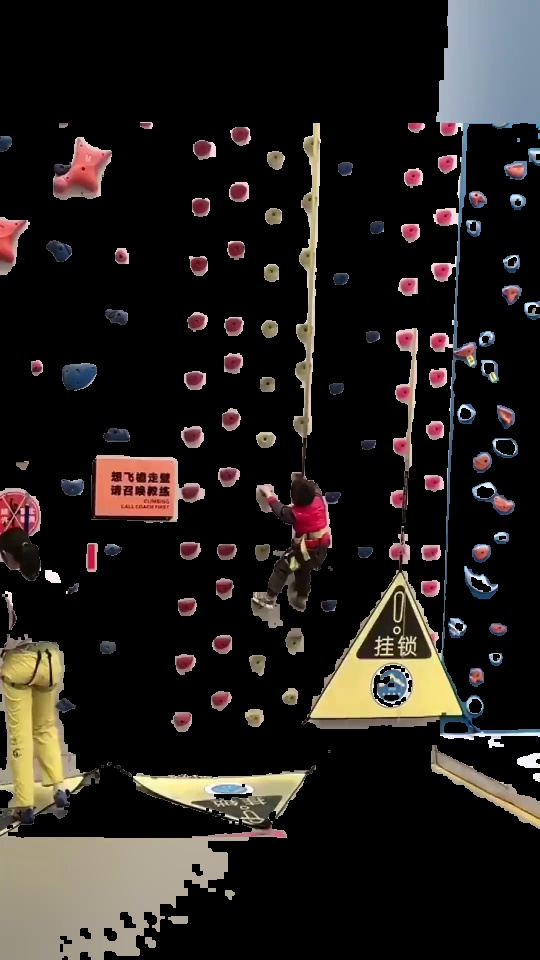
#> input picture BetaMove/rawImages/outPuForground.jpg, 540 x 960 px
$ python -i angle.py   (imports and definitions only)
#> lines starting #> are read from the running program, lines starting #| are printed output that depends on the picture; after the words box and inside, x2 and y2 are one past the last pixel; in counts of white or black regions, pixels touching at a corner belong together
"""Wall angle estimation utilities.

Approach:
1. Select a representative frame (low motion / early frame) supplied as path.
2. Detect climber / dynamic objects (optional mask) – caller may pass a binary mask.
3. Edge detection (Canny) and Hough line transform to find dominant wall lines.
4. Optionally incorporate hold centers (from YOLO detections) using PCA on their (x, y) to refine angle.
5. Return wall angle in degrees relative to the horizontal axis (0° = perfectly horizontal line; vertical wall ≈ 90°).

The returned payload includes a confidence score based on line count agreement.

NOTE: This is a heuristic first pass; later improvements can add lens distortion correction and RANSAC plane fitting.
"""

from __future__ import annotations

from dataclasses import dataclass
from pathlib import Path
from typing import Iterable, List, Optional, Sequence, Tuple

import cv2  # type: ignore
import numpy as np


@dataclass(slots=True)
class WallAngleResult:
    angle_degrees: float | None
    confidence: float
    method: str
    hough_lines: List[Tuple[Tuple[int, int], Tuple[int, int]]]
    pca_angle: float | None = None

    # [8 lines left out: function as_dict, not called in this run]


def _compute_angle_from_lines(lines: Sequence[Tuple[Tuple[int, int], Tuple[int, int]]]) -> float | None:
    if not lines:
        return None
    angles: List[float] = []
    for (x1, y1), (x2, y2) in lines:
        dx = x2 - x1
        dy = y2 - y1
        if abs(dx) < 1e-6 and abs(dy) < 1e-6:
            continue
        angle = float(np.degrees(np.arctan2(dy, dx)))
        # Normalize to [0, 180)
        if angle < 0:
            angle += 180.0
        angles.append(angle)
    if not angles:
        return None
    # Cluster around dominant mode: convert to radians and take circular mean.
    radians = np.radians(angles)
    sin_sum = float(np.sum(np.sin(radians)))
    cos_sum = float(np.sum(np.cos(radians)))
    mean = float(np.degrees(np.arctan2(sin_sum, cos_sum)))
    if mean < 0:
        mean += 180.0
    return mean


# [13 lines left out: function _pca_angle, not called in this run]


def estimate_wall_angle(
    image_path: Path | str,
    *,
    hold_centers: Optional[Iterable[Tuple[float, float]]] = None,
    mask: Optional[np.ndarray] = None,
    canny_threshold1: int = 50,
    canny_threshold2: int = 150,
    hough_threshold: int = 120,
    min_line_length: int = 60,
    max_line_gap: int = 10,
) -> WallAngleResult:
    """Estimate wall angle from an image.

    Parameters
    ----------
    image_path: Path | str
        Path to a representative frame image.
    hold_centers: Optional sequence of (x, y) coordinates (normalized or pixel). If provided,
        PCA over these points refines the angle.
    mask: Optional binary mask (same shape as image) to exclude climber or moving objects.

    Returns
    -------
    WallAngleResult
        Angle in degrees relative to horizontal (0° horizontal; 90° vertical wall).
    """
#> called with canny_threshold1 = 50, canny_threshold2 = 150, hough_threshold = 120, min_line_length = 60, max_line_gap = 10
    path = Path(image_path)
    image = cv2.imread(str(path))
#> image is the input picture: shape (960, 540, 3); mean B, G, R 28.9, 31.8, 36.4
    if image is None:
        return WallAngleResult(angle_degrees=None, confidence=0.0, method="load-error", hough_lines=[])

    gray = cv2.cvtColor(image, cv2.COLOR_BGR2GRAY)
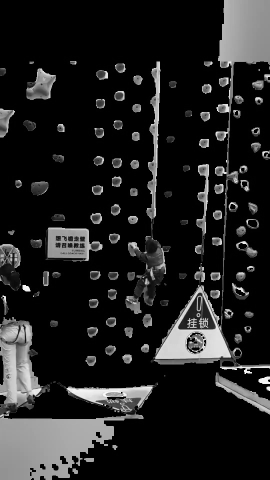
#> gray: shape (960, 540) (shown at 1/2 size); min 0, max 254, mean 32.9
    if mask is not None and mask.shape[:2] == gray.shape:
        gray = cv2.bitwise_and(gray, gray, mask=mask.astype(np.uint8))

    edges = cv2.Canny(gray, canny_threshold1, canny_threshold2, L2gradient=True)
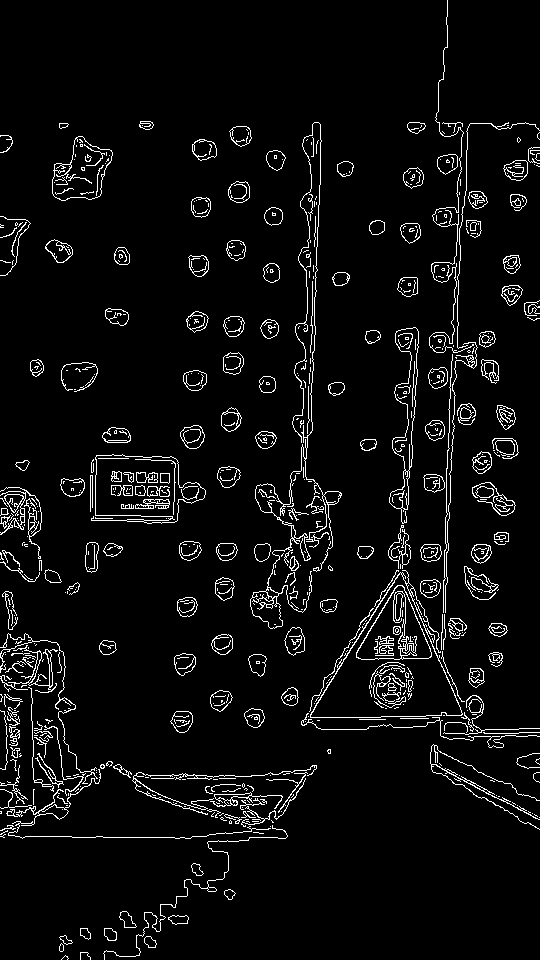
#> edges: shape (960, 540); 5.1% white in thin lines or dots
    lines_p = cv2.HoughLinesP(
        edges,
        rho=1,
        theta=np.pi / 180.0,
        threshold=hough_threshold,
        minLineLength=min_line_length,
        maxLineGap=max_line_gap,
    )
#> lines_p = 22 rows, first 6: [447, 468, 451, 361], [314, 308, 320, 175], [440, 652, 444, 567], [445, 597, 448, 505], [303, 725, 410, 554], [309, 383, 313, 265]

    normalized_lines: List[Tuple[Tuple[int, int], Tuple[int, int]]] = []
    if lines_p is not None:
        for line in lines_p:
            x1, y1, x2, y2 = line[0]
            normalized_lines.append(((int(x1), int(y1)), (int(x2), int(y2))))
#> this loop made 22 passes
#> after the loop, normalized_lines = 22 items

    hough_angle = _compute_angle_from_lines(normalized_lines)
#> the loop in _compute_angle_from_lines, `for (x1, y1), (x2, y2) in lines:` made 22 passes
#> (x1, y1, x2, y2, dx, dy, angle) on passes 1 to 8: (447, 468, 451, 361, 4, -107, 92.14), (314, 308, 320, 175, 6, -133, 92.58), (440, 652, 444, 567, 4, -85, 92.69), (445, 597, 448, 505, 3, -92, 91.87), (303, 725, 410, 554, 107, -171, 122), (309, 383, 313, 265, 4, -118, 91.94), (300, 471, 304, 381, 4, -90, 92.54), (398, 593, 409, 459, 11, -134, 94.69)
#> after the loop in _compute_angle_from_lines, `for (x1, y1), (x2, y2) in lines:`: angles = [92.14, 92.58, 92.69, 91.87, 122, 91.94, 92.54, 94.69, 179.3, 91.57, 94.99, 66.43, 0, 93.01, 90, 94.7, 93.26, 92.97, 89.14, 94.21, 178.1, 93.25]
#> in _compute_angle_from_lines, `radians = np.radians(angles)`: radians = 22 values, max 3.13 at index 8, min 0 at index 12, mean 1.68
#> in _compute_angle_from_lines, `sin_sum = float(np.sum(np.sin(radians)))`: sin_sum = 18.78
#> in _compute_angle_from_lines, `cos_sum = float(np.sum(np.cos(radians)))`: cos_sum = -1.92
#> in _compute_angle_from_lines, `mean = float(np.degrees(np.arctan2(sin_sum, cos_sum)))`: mean = 95.85
#> hough_angle = 95.85

    pca_angle_value: float | None = None
    if hold_centers:
        pts = np.array(list(hold_centers), dtype=float)
        # If normalized (0-1), scale to image size for consistency.
        if pts.max() <= 1.2:  # heuristic
            h, w = gray.shape[:2]
            pts[:, 0] *= w
            pts[:, 1] *= h
        pca_angle_value = _pca_angle(pts)

    final_angle: float | None
    method = "hough"
    if hough_angle is not None and pca_angle_value is not None:
        # Blend angles if close; else prefer Hough (structural) but lower confidence.
        diff = abs(hough_angle - pca_angle_value)
        if diff < 15.0:
            final_angle = float((hough_angle + pca_angle_value) / 2.0)
            method = "hough+pca"
            confidence = 0.9
        else:
            final_angle = hough_angle
            confidence = 0.6
    elif hough_angle is not None:
        final_angle = hough_angle
#> final_angle = 95.85
        confidence = 0.7 if len(normalized_lines) >= 5 else 0.5
#> confidence = 0.7
    else:
        final_angle = pca_angle_value
        confidence = 0.4 if pca_angle_value is not None else 0.0
        method = "pca" if pca_angle_value is not None else "none"

    return WallAngleResult(
        angle_degrees=final_angle,
        confidence=confidence,
        method=method,
        hough_lines=normalized_lines,
        pca_angle=pca_angle_value,
    )


# [108 lines left out: functions quaternion_to_euler, compute_wall_angle_from_imu, not called in this run]


__all__ = ["WallAngleResult", "estimate_wall_angle", "compute_wall_angle_from_imu", "quaternion_to_euler"]

>>> result = estimate_wall_angle('../../../BetaMove/rawImages/outPuForground.jpg')

$ run again, on BetaMove/rawImages/video01_2.mp4_frame_0000.jpg
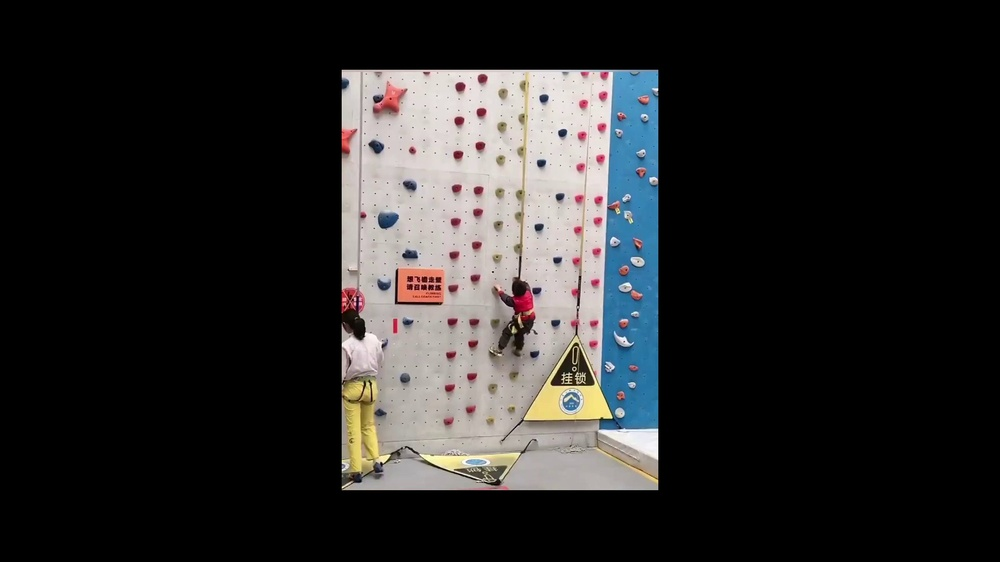
#> input picture BetaMove/rawImages/video01_2.mp4_frame_0000.jpg, 1000 x 562 px, shrunk from 1920 x 1080 before the run
#> in estimate_wall_angle, image is the input picture: shape (562, 1000, 3); mean B, G, R 39.8, 40, 40.7
#> in estimate_wall_angle, `gray = cv2.cvtColor(image, cv2.COLOR_BGR2GRAY)`:
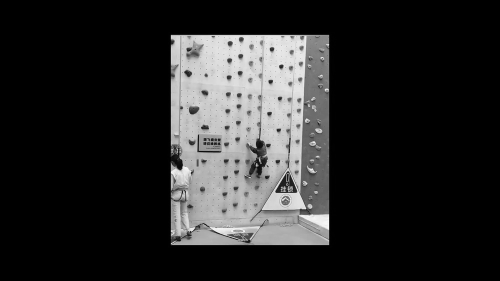
#> gray: shape (562, 1000) (shown at 1/2 size); min 0, max 255, mean 40.2
#> in estimate_wall_angle, `edges = cv2.Canny(gray, canny_threshold1, canny_threshold2, L2gradient..`:
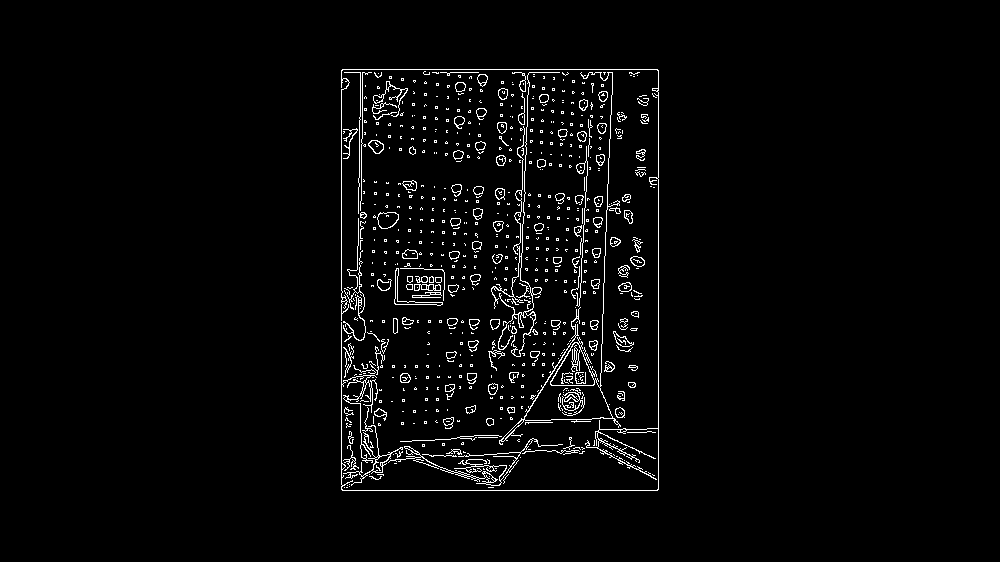
#> edges: shape (562, 1000); 2.8% white in thin lines or dots, all inside (x1, y1, x2, y2) = (341, 69, 659, 491)
#> lines_p = 13 rows, first 6: [658, 489, 658, 70], [341, 489, 341, 70], [342, 69, 657, 69], [342, 490, 657, 490], [600, 390, 607, 184], [358, 315, 363, 72]
#> the loop in estimate_wall_angle, `for line in lines_p:` made 13 passes
#> after the loop in estimate_wall_angle, `for line in lines_p:`: normalized_lines = 13 items
#> the loop in _compute_angle_from_lines, `for (x1, y1), (x2, y2) in lines:` made 13 passes
#> (x1, y1, x2, y2, dx, dy, angle) on passes 1 to 8: (658, 489, 658, 70, 0, -419, 90), (341, 489, 341, 70, 0, -419, 90), (342, 69, 657, 69, 315, 0, 0), (342, 490, 657, 490, 315, 0, 0), (600, 390, 607, 184, 7, -206, 91.95), (358, 315, 363, 72, 5, -243, 91.18), (583, 230, 594, 73, 11, -157, 94.01), (523, 223, 528, 73, 5, -150, 91.91)
#> after the loop in _compute_angle_from_lines, `for (x1, y1), (x2, y2) in lines:`: angles = [90, 90, 0, 0, 91.95, 91.18, 94.01, 91.91, 92, 90.98, 93.14, 176.6, 91.79]
#> radians = [1.57, 1.57, 0, 0, 1.6, 1.59, 1.64, 1.6, 1.61, 1.59, 1.63, 3.08, 1.6]
#> sin_sum = 10.05
#> cos_sum = 0.706
#> mean = 85.98
#> confidence = 0.7

$ run again, on BetaMove/rawImages/video01_3_frame_0000.jpg
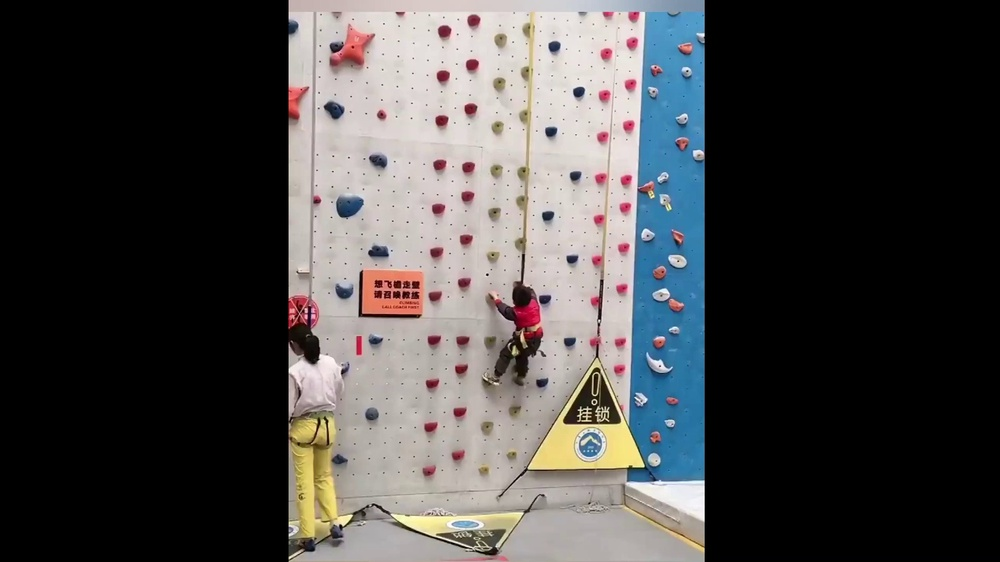
#> input picture BetaMove/rawImages/video01_3_frame_0000.jpg, 1000 x 562 px, shrunk from 1920 x 1080 before the run
#> in estimate_wall_angle, image is the input picture: shape (562, 1000, 3); mean B, G, R 70, 70.3, 71.7
#> in estimate_wall_angle, `gray = cv2.cvtColor(image, cv2.COLOR_BGR2GRAY)`:
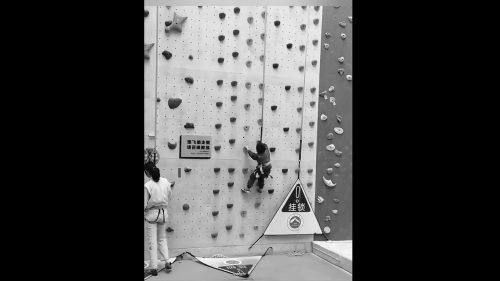
#> gray: shape (562, 1000) (shown at 1/2 size); min 0, max 255, mean 70.7
#> in estimate_wall_angle, `edges = cv2.Canny(gray, canny_threshold1, canny_threshold2, L2gradient..`:
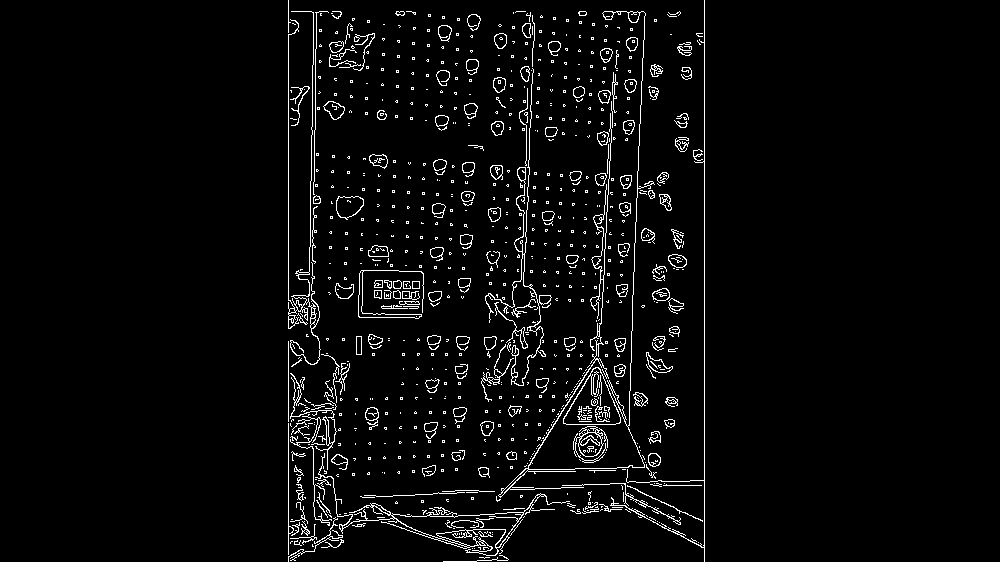
#> edges: shape (562, 1000); 3.8% white in thin lines or dots, all inside (x1, y1, x2, y2) = (288, 0, 705, 562)
#> lines_p = 19 rows, first 6: [704, 561, 704, 0], [288, 561, 288, 341], [628, 429, 632, 310], [600, 324, 611, 129], [310, 233, 313, 12], [311, 324, 312, 230]
#> the loop in estimate_wall_angle, `for line in lines_p:` made 19 passes
#> after the loop in estimate_wall_angle, `for line in lines_p:`: normalized_lines = 19 items
#> the loop in _compute_angle_from_lines, `for (x1, y1), (x2, y2) in lines:` made 19 passes
#> (x1, y1, x2, y2, dx, dy, angle) on passes 1 to 8: (704, 561, 704, 0, 0, -561, 90), (288, 561, 288, 341, 0, -220, 90), (628, 429, 632, 310, 4, -119, 91.93), (600, 324, 611, 129, 11, -195, 93.23), (310, 233, 313, 12, 3, -221, 90.78), (311, 324, 312, 230, 1, -94, 90.61), (598, 302, 613, 74, 15, -228, 93.76), (364, 497, 573, 487, 209, -10, 177.3)
#> after the loop in _compute_angle_from_lines, `for (x1, y1), (x2, y2) in lines:`: angles = [90, 90, 91.93, 93.23, 90.78, 90.61, 93.76, 177.3, 91.76, 90, 92.82, 92.05, 93.67, 93.01, 123, 90, 177.2, 92.73, 93.61]
#> radians = 19 values, max 3.09 at index 7, min 1.57 at index 0, mean 1.79
#> sin_sum = 16.92
#> cos_sum = -3.06
#> mean = 100.3
#> confidence = 0.7
